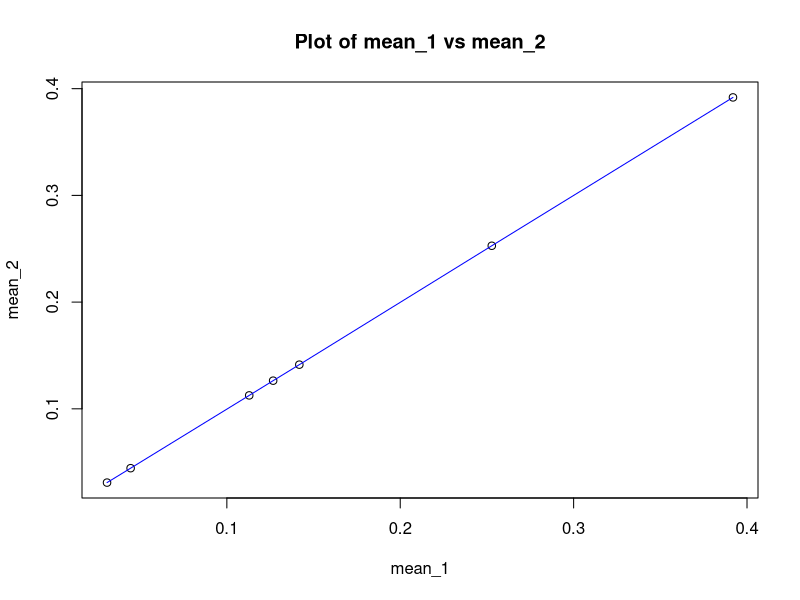

This chart was generated by the following R code:


setwd("/home/yzliu/eDNA/faststorage/yzliu/DK_proj/population_genomics/orthofinder_get_single_copy_genes_annotation_divergence_tim
    e/mcmctree_divergence_time_bom_apis_approx_lh")

pos_mean <- read.table("posterior_mean_run_1_2.txt", header = T, sep = "\t")
head(pos_mean)

pdf("convergence_check_bom_apis.pdf")
plot(pos_mean$mean_1, pos_mean$mean_2, xlab="mean_1", ylab="mean_2", main="Plot of mean_1 vs mean_2")
lines(pos_mean$mean_1, pos_mean$mean_2, col = "blue")
dev.off()
